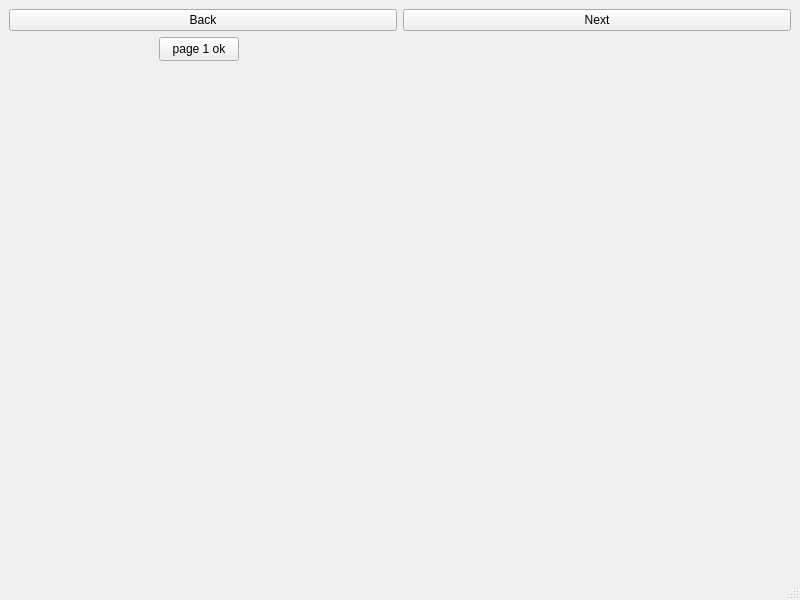
<?xml version="1.0" encoding="UTF-8"?>
<ui version="4.0">
 <class>TestMainInterface</class>
 <widget class="QMainWindow" name="TestMainInterface">
  <property name="geometry">
   <rect>
    <x>0</x>
    <y>0</y>
    <width>800</width>
    <height>600</height>
   </rect>
  </property>
  <property name="windowTitle">
   <string>TestMainInterface</string>
  </property>
  <widget class="QWidget" name="centralwidget">
   <layout class="QGridLayout" name="gridLayout">
    <item row="0" column="0">
     <layout class="QHBoxLayout" name="horizontalLayout">
      <item>
       <widget class="QPushButton" name="pushButton_Back">
        <property name="text">
         <string>Back</string>
        </property>
       </widget>
      </item>
      <item>
       <widget class="QPushButton" name="pushButton_Next">
        <property name="text">
         <string>Next</string>
        </property>
       </widget>
      </item>
     </layout>
    </item>
    <item row="1" column="0">
     <widget class="QStackedWidget" name="stackedWidget">
      <property name="currentIndex">
       <number>0</number>
      </property>
      <widget class="Form" name="page">
       <widget class="QPushButton" name="pushButton_page_1_test">
        <property name="geometry">
         <rect>
          <x>150</x>
          <y>0</y>
          <width>80</width>
          <height>24</height>
         </rect>
        </property>
        <property name="text">
         <string>page 1 ok</string>
        </property>
       </widget>
      </widget>
      <widget class="Form_2" name="page_2">
       <widget class="QPushButton" name="pushButton_page_2_test">
        <property name="geometry">
         <rect>
          <x>510</x>
          <y>0</y>
          <width>80</width>
          <height>24</height>
         </rect>
        </property>
        <property name="text">
         <string>page 2 ok</string>
        </property>
       </widget>
      </widget>
      <widget class="Form_3" name="page_3">
       <widget class="QPushButton" name="pushButton">
        <property name="geometry">
         <rect>
          <x>520</x>
          <y>40</y>
          <width>80</width>
          <height>24</height>
         </rect>
        </property>
        <property name="text">
         <string>page 3</string>
        </property>
       </widget>
      </widget>
     </widget>
    </item>
   </layout>
  </widget>
  <widget class="QMenuBar" name="menubar">
   <property name="geometry">
    <rect>
     <x>0</x>
     <y>0</y>
     <width>800</width>
     <height>21</height>
    </rect>
   </property>
  </widget>
  <widget class="QStatusBar" name="statusbar"/>
 </widget>
 <customwidgets>
  <customwidget>
   <class>Form</class>
   <extends>QWidget</extends>
   <header location="global">form.h</header>
   <container>1</container>
  </customwidget>
  <customwidget>
   <class>Form_2</class>
   <extends>QWidget</extends>
   <header location="global">form_2.h</header>
   <container>1</container>
  </customwidget>
  <customwidget>
   <class>Form_3</class>
   <extends>QWidget</extends>
   <header location="global">form_3.h</header>
   <container>1</container>
  </customwidget>
 </customwidgets>
 <resources/>
 <connections/>
</ui>
